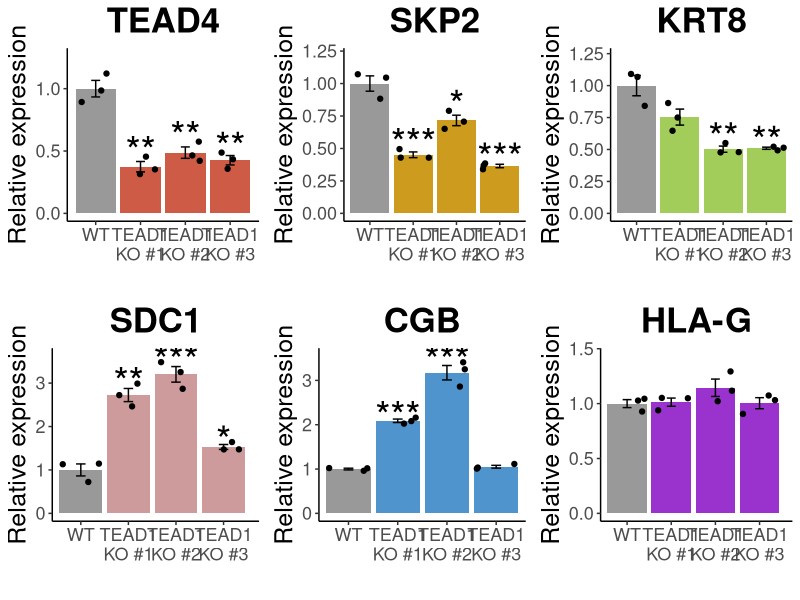

This figure's R source:
library(ggplot2)
library(gridExtra)

se <- function(x) sqrt(var(x)/length(x))

data<- read.table("qPCR.txt", sep="\t", header=T, row.names=1)

data1<- data[-c(1:2),]


############
get_barplot_gene<- function(my_gene, my_title, tag1, tag2, tag3, my_color){

data_gene<- data1[,grep(my_gene, colnames(data1))]

mean_vec<- as.numeric(apply(data_gene, 2, function(x) mean(x)) )
se_vec<- apply(data_gene, 2, function(x) se(x))

t_data_gene<- data.frame(t(rbind(data_gene,mean_vec, se_vec)))
colnames(t_data_gene)[4:5]<- c("MEAN", "SE");

color_vec<- c("grey60", rep(my_color,3))

p<- ggplot(t_data_gene, aes(x=factor(rownames(t_data_gene), levels=rownames(t_data_gene)), y=MEAN, fill=color_vec, ymin=mean_vec-se_vec, ymax=mean_vec+se_vec))
p<- p+ geom_bar(stat="identity", fill=color_vec)
p<- p+ geom_errorbar(width=0.2, position=position_dodge(0.05))

p<- p+ labs(y="Relative expression", x="", title=my_title)
p<- p+ theme(legend.position="none", plot.title=element_text(hjust=0.5, size=25, face="bold"), axis.text=element_text(size=13), axis.title=element_text(size=18) )

p<- p+ scale_x_discrete(labels=c("WT", paste0("TEAD1\nKO #1"), paste0("TEAD1\nKO #2"), paste0("TEAD1\nKO #3")));

p<- p + geom_point(aes(y=Rep_1),position= position_jitterdodge(jitter.width=0.8))
p<- p + geom_point(aes(y=Rep_2),position= position_jitterdodge(jitter.width=0.8))
p<- p + geom_point(aes(y=Rep_3),position= position_jitterdodge(jitter.width=0.8))

p<- p+ annotate("text", size=10, x=2, y=max(t_data_gene[2,1:3])+0.05, label=tag1);
p<- p+ annotate("text", size=10, x=3, y=max(t_data_gene[3,1:3])+0.05, label=tag2);
p<- p+ annotate("text", size=10, x=4, y=max(t_data_gene[4,1:3])+0.05, label=tag3);

p<- p+ ylim(0, max(data_gene)+0.14)
p<- p+ theme(panel.grid.major = element_blank(), panel.grid.minor = element_blank(), panel.background = element_blank(), axis.line = element_line(colour = "black"))

return(p);
}
############

p1<- get_barplot_gene("TEAD4", "TEAD4", "**", "**", "**", "coral3");
p2<- get_barplot_gene("SKP2", "SKP2", "***", "*", "***", "goldenrod3");
p3<- get_barplot_gene("KRT8", "KRT8", "", "**", "**", "darkolivegreen3");
p4<- get_barplot_gene("SDC1", "SDC1", "**", "***", "*", "rosybrown3");
p5<- get_barplot_gene("CGB", "CGB", "***", "***", "", "steelblue3");
p6<- get_barplot_gene("HLAG", "HLA-G", "", "", "", "darkorchid3");

pdf("figS5d_qPCR_barplot.pdf", width=11, height=6.1);
grid.arrange(p1, p2, p3, p4, p5, p6, ncol=3)
dev.off();


